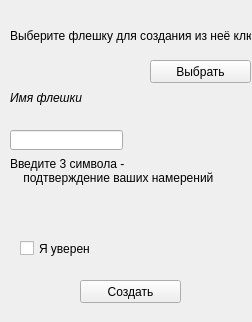
<?xml version="1.0" encoding="UTF-8"?>
<ui version="4.0">
 <class>Form</class>
 <widget class="QWidget" name="Form">
  <property name="geometry">
   <rect>
    <x>0</x>
    <y>0</y>
    <width>252</width>
    <height>322</height>
   </rect>
  </property>
  <property name="windowTitle">
   <string>Form</string>
  </property>
  <widget class="QLabel" name="label">
   <property name="geometry">
    <rect>
     <x>10</x>
     <y>20</y>
     <width>241</width>
     <height>31</height>
    </rect>
   </property>
   <property name="text">
    <string>Выберите флешку для создания из неё ключа</string>
   </property>
  </widget>
  <widget class="QPushButton" name="createFlash">
   <property name="geometry">
    <rect>
     <x>80</x>
     <y>280</y>
     <width>101</width>
     <height>23</height>
    </rect>
   </property>
   <property name="text">
    <string>Создать</string>
   </property>
  </widget>
  <widget class="QPushButton" name="chooseFlash">
   <property name="geometry">
    <rect>
     <x>150</x>
     <y>60</y>
     <width>101</width>
     <height>23</height>
    </rect>
   </property>
   <property name="text">
    <string>Выбрать</string>
   </property>
  </widget>
  <widget class="QLabel" name="selectedFlashName">
   <property name="geometry">
    <rect>
     <x>10</x>
     <y>90</y>
     <width>111</width>
     <height>16</height>
    </rect>
   </property>
   <property name="font">
    <font>
     <italic>true</italic>
    </font>
   </property>
   <property name="text">
    <string>Имя флешки</string>
   </property>
  </widget>
  <widget class="QCheckBox" name="sureCheckBox">
   <property name="geometry">
    <rect>
     <x>20</x>
     <y>240</y>
     <width>211</width>
     <height>17</height>
    </rect>
   </property>
   <property name="text">
    <string>Я уверен</string>
   </property>
  </widget>
  <widget class="QLineEdit" name="controlText">
   <property name="geometry">
    <rect>
     <x>10</x>
     <y>130</y>
     <width>113</width>
     <height>20</height>
    </rect>
   </property>
  </widget>
  <widget class="QLabel" name="labelForControlText">
   <property name="geometry">
    <rect>
     <x>10</x>
     <y>150</y>
     <width>231</width>
     <height>41</height>
    </rect>
   </property>
   <property name="text">
    <string>Введите 3 символа -
    подтверждение ваших намерений</string>
   </property>
  </widget>
 </widget>
 <resources/>
 <connections/>
</ui>
